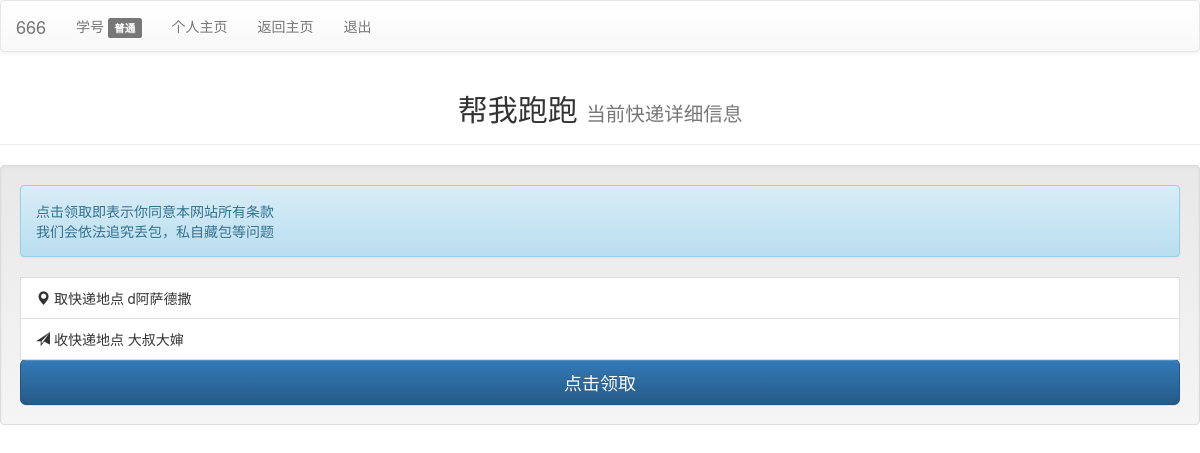
Before: /mail/2 (signed in) with the older database file.
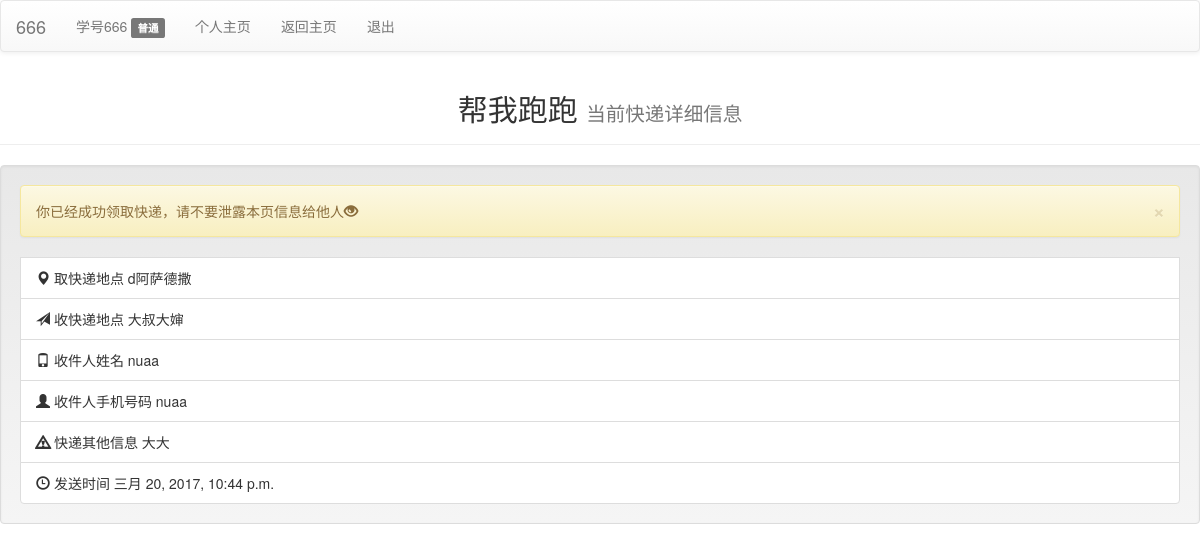
After: the same page with the newer database file.
### main/models.py (models this page shows, shortened)
class NewUser(AbstractUser):
    def __str__(self):
        return self.username
    class Meta:
        verbose_name = '个人关键'
        verbose_name_plural = '个人关键'

class Mail(models.Model):
    WhereUP = models.CharField(max_length=10)  # 存储快递网点信息
    WhereDown = models.CharField(max_length=10)  # 存储快递接受地点
    Detail = models.CharField(max_length=100, null=True,blank=True)  # 更多细节填充,可以为空
    Push_time = models.DateTimeField(auto_now_add=True)  # 存储发送时间
    Take_time = models.DateTimeField(auto_now_add=False, null=True,blank=True)  # 拿取快递时间
    Receive_time = models.DateTimeField(auto_now_add=False, null=True,blank=True)  # 收到快递时间
    Host_user = models.ForeignKey('NewUser', blank=True)  # 快递所有者信息
    Take_user = models.ForeignKey('NewUser', blank=True, related_name='+', null=True)  # 送快递人的信息
    Situation = models.IntegerField(default=0)  # 当前快递状态 0 表示没有人接收 1 表示有人接收还没有送到 2表示已经送到 -1表示取消
    class Meta:
        verbose_name = '快递'
        verbose_name_plural = '快递'
        ordering = ['-Push_time']  # 按时间下降排序

class UserProfile(models.Model):
    user = models.OneToOneField(NewUser, unique=True, verbose_name='用户额外信息')
    username = models.CharField(max_length=11)  # 个人账户名（也就是手机号码）
    userphone = models.CharField(max_length=12)  # 手机号码
    userID = models.CharField(max_length=10)  # 学号
    myname = models.CharField(max_length=10)  # 个人姓名
    checknum = models.IntegerField()  # 个人验证码
    zhiyuan = models.IntegerField(default=0)  # 志愿服务时长
    situation = models.IntegerField(default=0)  # 所处环境，0表示注册好了，1表示1正在审核，2表示审核通过，-1表示封号
    myimage = models.ImageField(max_length=100,blank=True,upload_to='upload/%Y/%m/%d') #　个人照片哼唧
    password = models.CharField(max_length=20)  # 密码
    please_num = models.IntegerField(default=0)  # 委托快递数量
    do_num = models.IntegerField(default=0)  # 完成快递数量
    star_num = models.IntegerField(default=0)  # 被点赞数
    kind_num = models.IntegerField(default=60)  # 友善度
    class Meta:
        verbose_name = '个人详情'
        verbose_name_plural = '个人详情'

### main/views.py (the view)
# urls.py: url(r'^mail/(?P<mail_id>[0-9]+)$', main_views.mailpage,  name='mail_page'),
@permission_required('main.success_check',login_url='/check/') #  转义到check
def mailpage(request, mail_id):
    mail = models.Mail.objects.get(pk=mail_id)
    return render(request, 'mailpage.html', {'mail': mail})

### main/templates/mailpage.html (shortened to what this page needs)
<!DOCTYPE html>
<html lang="en">
<head>
    <link rel="stylesheet" href="https://cdn.bootcss.com/bootstrap/3.3.7/css/bootstrap.min.css"
>
    <link rel="stylesheet" href="https://cdn.bootcss.com/bootstrap/3.3.7/css/bootstrap-theme.min.css"
>
</head>
<body>
<nav class="navbar navbar-default" role="navigation">
    <div class="navbar-header text-center">
       <a class="navbar-brand">{{ request.user }}</a>
    </div>
    <div class="collapse navbar-collapse" id="example-navbar-collapse">
        <ul class="nav navbar-nav">
            <li><a herf ="#">学号{{ user.userprofile.userID }} <span class="label label-default">普通</span> </a>
</li>
            <li><a href="/user">个人主页</a></li>
             <li><a href="{% url 'index' %}">返回主页</button> </a></li>
            <li><a href="{% url 'logout' %}">退出</a></li>
        </ul>
    </div>
</nav>
<div class="page-header text-center">
    <h2>帮我跑跑
        <small>当前快递详细信息</small>
    </h2>
</div>
<div class="well">
    {% if mail.Situation == 1 and mail.Take_user == request.user %}
        <div class="alert alert-warning alert-dismissable">
            <button type="button" class="close" data-dismiss="alert"
                    aria-hidden="true">
                &times;
            </button>
            你已经成功领取快递，请不要泄露本页信息给他人<span class="glyphicon glyphicon-eye-open"></span>
        <br>
        </div>
        <p class="list-group-item "><span class="glyphicon glyphicon-map-marker"></span> 取快递地点 {{ mail.WhereUP }}</p>
        <p class="list-group-item "><span class="glyphicon glyphicon-send"></span> 收快递地点 {{ mail.WhereDown }}</p>
        <p class="list-group-item "><span class="glyphicon glyphicon-phone"></span> 收件人姓名 {{ mail.Host_user }}</p>
        <p class="list-group-item "><span class="glyphicon glyphicon-user"></span> 收件人手机号码 {{ mail.Host_user }}</p>
        <p class="list-group-item "><span class="glyphicon glyphicon-warning-sign"></span> 快递其他信息 {{ mail.Detail }}</p>
        <p class="list-group-item "><span class="glyphicon glyphicon-time"></span> 发送时间 {{ mail.Push_time }}</p>
    {% elif mail.Situation == 0 and mail.Host_user != request.user%}
        <div class="alert alert-info">点击领取即表示你同意本网站所有条款<br>我们会依法追究丢包，私自藏包等问题</div>
        <p class="list-group-item "><span class="glyphicon glyphicon-map-marker"></span> 取快递地点 {{ mail.WhereUP }}</p>
        <p class="list-group-item "><span class="glyphicon glyphicon-send"></span> 收快递地点 {{ mail.WhereDown }}</p>
        <a href="{% url 'take' mail.id %}" type="button" class="btn btn-primary btn-block btn-lg">点击领取</button> </a>
    {% elif mail.Situation == 2 and mail.Host_user == request.user%}
        <div class="alert alert-success">已经完成！你的快递被志愿者领取，并且你也确定收到后才会出现的页面
        更多信息等待被完善</div>
     {% elif mail.Situation == 2 and mail.Take_user == request.user%}
         <div class="alert alert-success">已经完成！你帮助同学完成了一次快递！并且他也确认收到后才会看到的页面
        更多信息等待被完善
         </div>
    {% endif %}
</div>
</body>
</html>

Changed rows visible on the page:
changed NewUser: userprofile.userID (not shown) → "666"
changed Mail "d阿萨德撒": Situation 0 → 1 (drawn); Host_user (not shown) → "nuaa"; Detail (not shown) → "大大"; Push_time (not shown) → "三月 20, 2017, 10:44 p.m."
Other visible differences:
text no longer shown: "点击领取即表示你同意本网站所有条款 我们会依法追究丢包，私自藏包等问题 点击领取"
text now shown: "× 你已经成功领取快递，请不要泄露本页信息给他人 收件人姓名 收件人手机号码 快递其他信息 发送时间"
